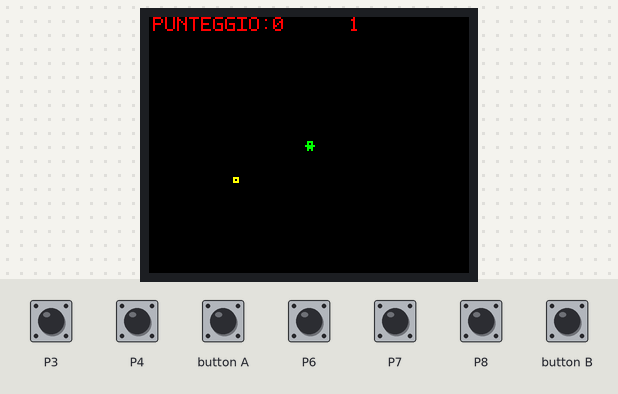
A program run on a simulated BBC micro:bit running MicroPython. Parts: 160×128 colour display. Inputs (shaded band) come from the test bench; at power-on: P3, P4, P6–8 LOW. A reset restarts the program; random numbers come from a fixed seed; the interpreter's speed is modelled, so counts of loop turns are approximate; library files of the repository ran but are not shown: st7735.py.

Above: at 2.1 s.
2.2 s: P6 pulled HIGH for 1 s
At 4.1 s:
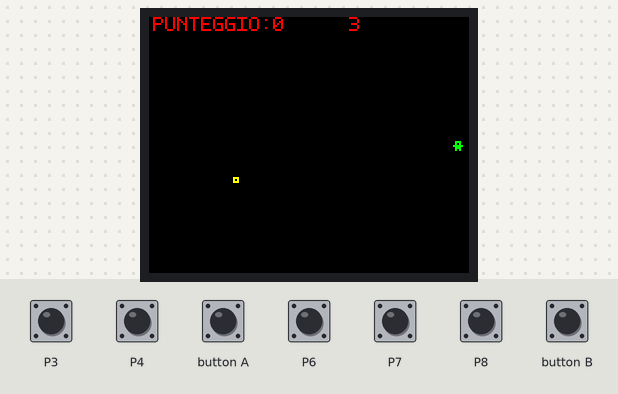
4.7 s: P8 pulled HIGH for 1 s
At 5.66 s:
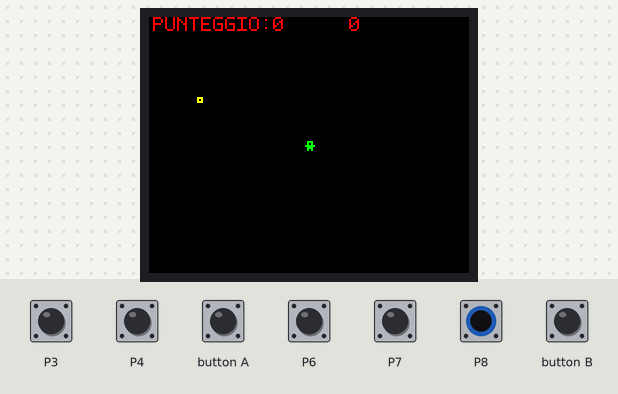
6.3 s: P3 pulled HIGH for 0.15 s
At 7.1 s:
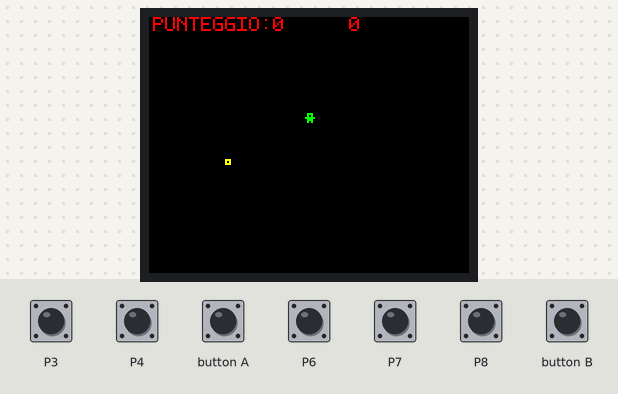
7.9 s: P4 pulled HIGH for 0.15 s
At 9.1 s:
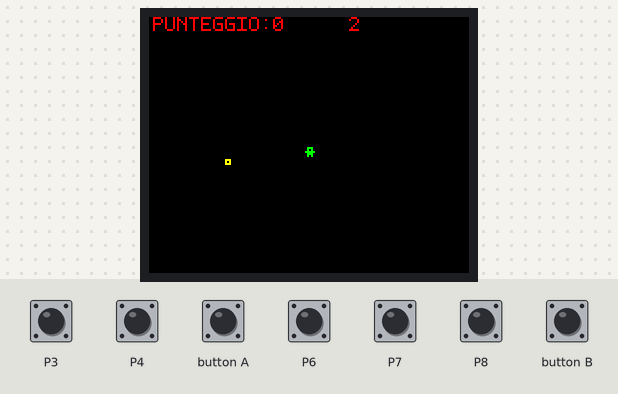
9.5 s: P7 pulled HIGH for 0.15 s
At 11.1 s:
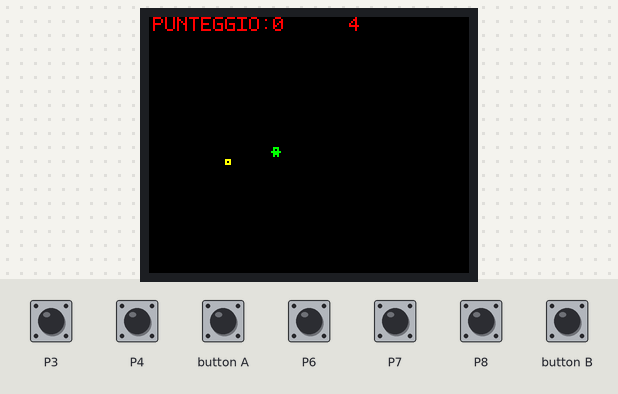
11.8 s: P3 pulled HIGH for 1 s
At 12.7 s:
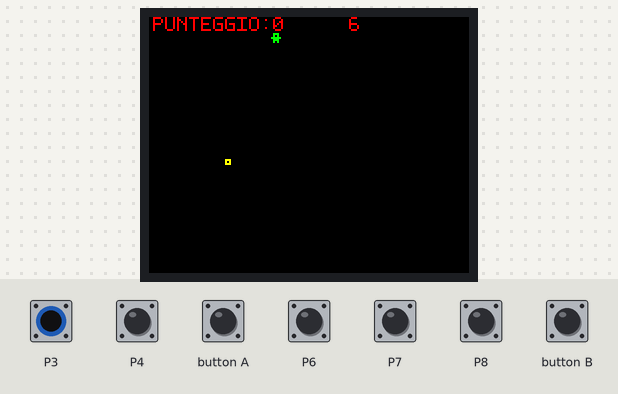
Timing chart, 0 to 14.8 s (numbered marks = the images above; inputs shaded):
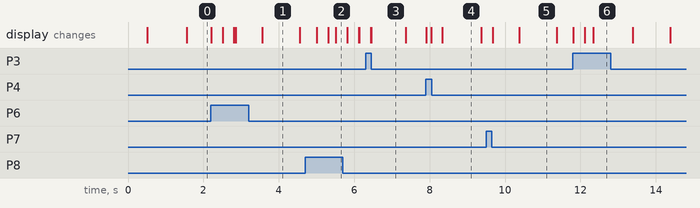

The program:

main.py
```python
from random import randint, random
import random

from microbit import *
import microbit  # pyright: ignore[reportMissingModuleSource]
from st7735 import ST7735

SCREEN_WIDTH = 160
SCREEN_HEIGHT = 128
BORDER_WIDTH = 8
MAX_X = SCREEN_WIDTH - BORDER_WIDTH
MAX_Y = SCREEN_HEIGHT - BORDER_WIDTH
COLOR="#00FF00"
BACKGROUND_COLOR="#000000"
COLOR_COIN = "#FFFF00"
TEXT_COLOR = "#FF0000"
PLAYER_MOVEMENT_SLEEP = 3

PLAYER_SPRITE = [[0, 1, 1, 1, 0],
                 [0, 1, 0, 1, 0],
                 [1, 1, 1, 1, 1],
                 [0, 1, 1, 1, 0],
                 [0, 1, 0, 1, 0]
                 ]

COIN_SPRITE = [[1, 1, 1],
               [1, 0, 1],
               [1, 1, 1]
               ]

PLAYER_WIDTH = len(PLAYER_SPRITE[0])
PLAYER_HEIGHT = len(PLAYER_SPRITE)


def init():
    global screen
    screen = ST7735()
    display.off()
    pin3.set_pull(pin3.PULL_DOWN)
    pin4.set_pull(pin4.PULL_DOWN)
    pin7.set_pull(pin7.PULL_DOWN)
    pin6.set_pull(pin6.PULL_DOWN)
    pin8.set_pull(pin8.PULL_DOWN)

def are_colliding(sprite1, sprite2):
    matrix1, x1, y1 = sprite1
    matrix2, x2, y2 = sprite2

    width1, height1 = len(matrix1[0]), len(matrix1)
    width2, height2 = len(matrix2[0]), len(matrix2)

    return (
        x1 < x2 + width2
        and x2 < x1 + width1
        and y1 < y2 + height2
        and y2 < y1 + height1
    )

def draw_player(x, y):
    screen.draw_sprite(PLAYER_SPRITE, x, y, COLOR)

def move_player(x, y, old_x, old_y):
    screen.move_sprite(PLAYER_SPRITE, old_x, old_y, x, y, COLOR, BACKGROUND_COLOR)
    sleep(PLAYER_MOVEMENT_SLEEP)

def draw_coin(x, y):
    screen.draw_sprite(COIN_SPRITE, x, y, COLOR_COIN)

def clear_coin(x, y):
    screen.clear_sprite(COIN_SPRITE, x, y)

def draw_timer(time):
    screen.draw_text(
        text= str(time),
        x=100,
        y=0,
        color=TEXT_COLOR
        )

def update_timer(timer, timer_last_update):
    now = running_time() # ignoralo
    # qui entra ogni 1000 millisecondi, quindi ogni secondo
    if now - timer_last_update >= 1000:
        timer += 1 # incremento il timer di 1 secondo, cambia questo se vuoi farlo decrementare
        timer_last_update = now # ignoralo
        draw_timer(timer) # disegno il timer
    return timer, timer_last_update # serve per avere i valori aggiornati nel while True

def update_score(score):
    screen.draw_text(
        text=str(score),
        x=61,
        y=0,
        color=TEXT_COLOR
        )

def read_joystick():
    jup = pin3.read_digital()
    jdown = pin4.read_digital()
    jleft = pin7.read_digital()
    jright = pin6.read_digital()
    return jup, jdown, jleft, jright

def reset_pressed():
    return pin8.read_digital() == 1

def update_player(xp, yp):
    jup, jdown, jleft, jright = read_joystick()
    if jup == 1:
        old_xp, old_yp = xp, yp
        yp = max(yp - 1, BORDER_WIDTH)
        move_player(xp, yp, old_xp, old_yp)
    if jdown == 1:
        old_xp, old_yp = xp, yp
        yp = min(yp + 1, MAX_Y)
        move_player(xp, yp, old_xp, old_yp)
    if jleft == 1:
        old_xp, old_yp = xp, yp
        xp = max(xp - 1, BORDER_WIDTH)
        move_player(xp, yp, old_xp, old_yp)
    if jright == 1:
        old_xp, old_yp = xp, yp
        xp = min(xp + 1, MAX_X)
        move_player(xp, yp, old_xp, old_yp)
    return xp, yp # serve per avere i valori aggiornati nel while True

def main():
    try:
        global screen
        # ho spostato qui dentro tutti i ciaffi di preparazione
        init()

        xp = SCREEN_WIDTH // 2 - PLAYER_WIDTH // 2
        yp = SCREEN_HEIGHT // 2 - PLAYER_HEIGHT // 2
        xcoin = random.randint(BORDER_WIDTH, MAX_X)
        ycoin = random.randint(BORDER_WIDTH, MAX_Y)
        punteggio = 0

        draw_player(xp, yp)
        draw_coin(xcoin, ycoin)

        screen.draw_text(
            text="PUNTEGGIO:" + str(punteggio),
            x=2,
            y=0,
            color=TEXT_COLOR
            )

        # un esempio di timer
        timer = 0 # cambia questo se vuoi farlo partire da un certo numero di secondi
        timer_last_update = running_time() # questo te lo spiego poi bene
        draw_timer(timer)

        while True:
            # anche questa te la spiego poi bene ma guarda dentro update_timer
            timer, timer_last_update = update_timer(timer, timer_last_update)

            # ho messo qui dentro tutta la parte del joystick per il player
            xp, yp = update_player(xp, yp)

            if are_colliding((PLAYER_SPRITE, xp, yp), (COIN_SPRITE, xcoin, ycoin)):
                clear_coin(xcoin, ycoin)
                xcoin = random.randint(BORDER_WIDTH, MAX_X)
                ycoin = random.randint(BORDER_WIDTH, MAX_Y)
                punteggio += 10
                update_score(punteggio)
                draw_coin(xcoin, ycoin)

            # ho spostato qui dentro il controllo sul pin8
            if reset_pressed():
                microbit.reset()

    except Exception as e:
                uart.write(repr(e))

main()

# come disegnare un testo
# screen.draw_text(
#     text="ciao sono Pippo\nche scoreggia a piu\nnon posso per tutta la citta",
#     x=2,
#     y=0,
#     color="#0000FF",
# )

# come scrivere sulla seriale
# uart.write("xp = " + str(xp) + " yp = " + str(yp) + "\n")
```

Measured:
- what the display in image 1 shows lasts 1.0 s, from 3.6 s to 4.6 s
